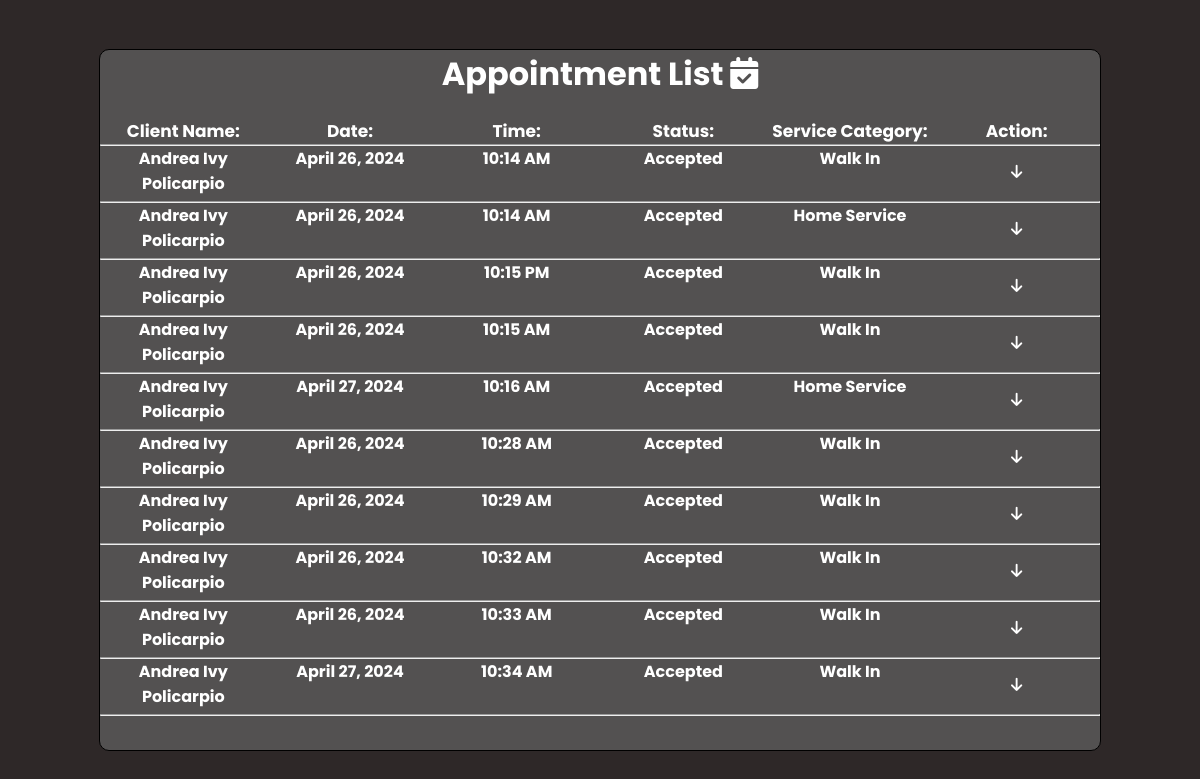
/appointment_list.php?email=ivanpolicarpio015@gmail.com, run on an earlier commit of the app's database.
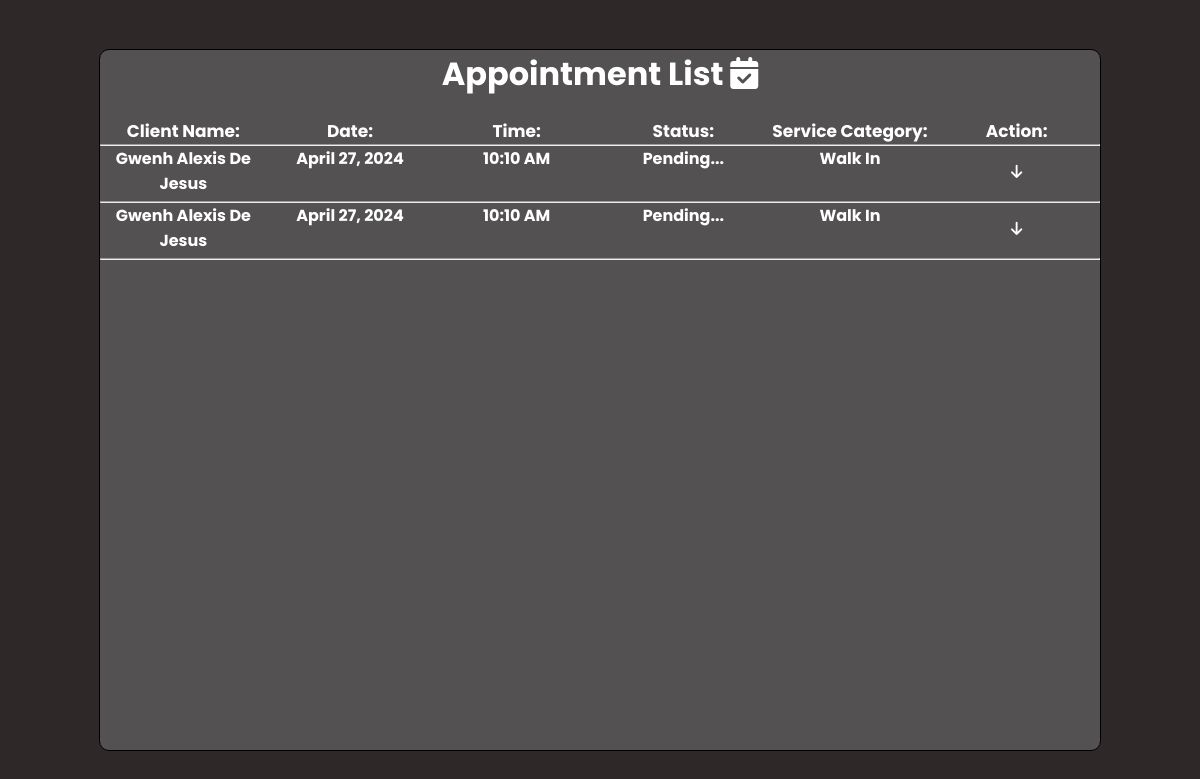
And on a later commit of the database.
### tables this page shows
CREATE TABLE `appointment_list` (
  `id` int(11) NOT NULL,
  `endUser_email` varchar(255) NOT NULL,
  `endUser_name` varchar(255) NOT NULL,
  `endUser_address` varchar(255) NOT NULL,
  `endUser_message` varchar(255) NOT NULL,
  `end_user_contact` bigint(11) NOT NULL,
  `technician_email` varchar(255) NOT NULL,
  `technician_name` varchar(255) NOT NULL,
  `technician_message` varchar(255) NOT NULL,
  `technician_contact` bigint(255) NOT NULL,
  `technician_social` varchar(255) NOT NULL,
  `time` varchar(255) NOT NULL,
  `date` varchar(255) NOT NULL,
  `service` varchar(255) NOT NULL,
  `status` varchar(255) NOT NULL,
  `type_of_service` varchar(255) NOT NULL,
  `transaction_number` varchar(255) NOT NULL
);

### appointment_list.php (the view, shortened to what this page needs)
<?php
    require_once("dbcon.php");
    $email = $_GET['email'];
    $sql = "SELECT * FROM appointment_list WHERE technician_email = '$email'";
    $query = mysqli_query($conn, $sql);
?>
<!DOCTYPE html>
<html lang="en">
<head>
    <link rel="stylesheet" href="appointment_list.css">
</head>
<body>
    <div class="container" id="container">
        <h1>Appointment List <i class="fa-solid fa-calendar-check"></i></h1>
        <div class="header">
            <label for="">Client Name:</label>
            <label for="">Date:</label>
            <label for="">Time:</label>
            <label for="">Status:</label>
            <label for="">Service Category:</label>
            <label for="">Action:</label>
        </div>
        <hr>
        <?php
                while($row = mysqli_fetch_assoc($query)){
            ?>
        <div class="info">
            <p><?php echo $row['endUser_name'] ?></p>
            <p><?php echo date("F j, Y", strtotime($row['date'])); ?></p>
            <p><?php echo date('h:i A', strtotime($row['time'])); ?> </p>
            <p id="status"><?php echo $row['status'] ?></p>
            <p><?php echo $row['type_of_service'] ?></p>
            <button class="action_btn" onclick="show('message_collapse_<?php echo $row['id']; ?>','icon_<?php echo $row['id']; ?>','<?php echo $row['technician_email'] ?>','<?php echo $email ?>','<?php echo $row ['transaction_number']?>')"><i id="icon_<?php echo $row['id']; ?>" class="fa-solid fa-arrow-down"></i></button>
        </div>
        <hr>
        <?php
            }
        ?>
    </div>
</body>
</html>

What changed in the data, as far as the page shows it:
removed appointment_list: endUser_name "Andrea Ivy Policarpio", date "April 26, 2024", time "10:14 AM", status "Accepted", type_of_service "Walk In"
removed appointment_list: endUser_name "Andrea Ivy Policarpio", date "April 26, 2024", time "10:14 AM", status "Accepted", type_of_service "Home Service"
removed appointment_list: endUser_name "Andrea Ivy Policarpio", date "April 26, 2024", time "10:15 PM", status "Accepted", type_of_service "Walk In"
removed appointment_list: endUser_name "Andrea Ivy Policarpio", date "April 26, 2024", time "10:15 AM", status "Accepted", type_of_service "Walk In"
removed appointment_list: endUser_name "Andrea Ivy Policarpio", date "April 27, 2024", time "10:16 AM", status "Accepted", type_of_service "Home Service"
removed appointment_list: endUser_name "Andrea Ivy Policarpio", date "April 26, 2024", time "10:28 AM", status "Accepted", type_of_service "Walk In"
removed appointment_list: endUser_name "Andrea Ivy Policarpio", date "April 26, 2024", time "10:29 AM", status "Accepted", type_of_service "Walk In"
removed appointment_list: endUser_name "Andrea Ivy Policarpio", date "April 26, 2024", time "10:32 AM", status "Accepted", type_of_service "Walk In"
removed appointment_list: endUser_name "Andrea Ivy Policarpio", date "April 26, 2024", time "10:33 AM", status "Accepted", type_of_service "Walk In"
removed appointment_list: endUser_name "Andrea Ivy Policarpio", date "April 27, 2024", time "10:34 AM", status "Accepted", type_of_service "Walk In"
added appointment_list: endUser_name "Gwenh Alexis De Jesus", date "April 27, 2024", time "10:10 AM", status "Pending...", type_of_service "Walk In"
added appointment_list: endUser_name "Gwenh Alexis De Jesus", date "April 27, 2024", time "10:10 AM", status "Pending...", type_of_service "Walk In"
